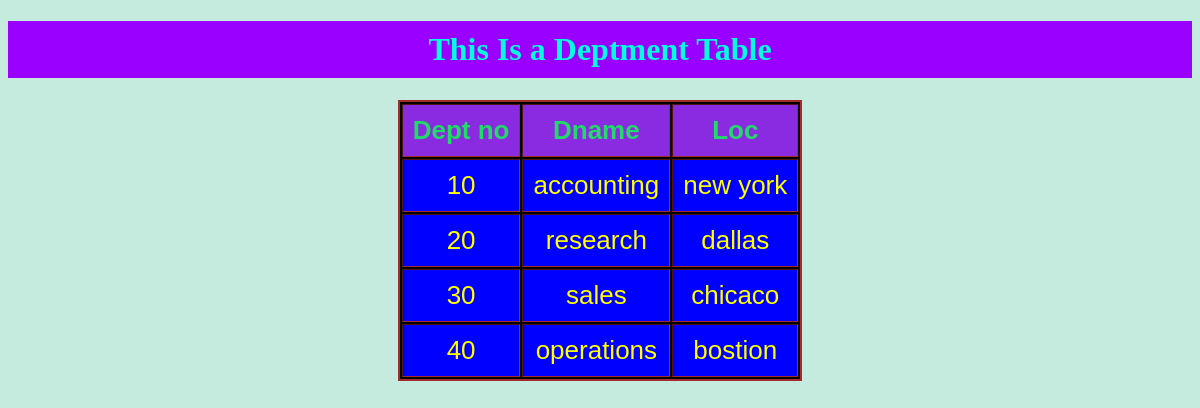
Page /display_dept/ on the committed database.
### app/models.py (models this page shows, shortened)
class Dept(models.Model):
    Dept_no=models.IntegerField(primary_key=True)
    Dname=models.CharField(max_length=100)
    Loc=models.CharField(max_length=100)

### app/views.py (the view)
# urls.py: path('display_dept/',display_dept,name='display_dept'),
def display_dept(request):
    dol=Dept.objects.all()
    dol=Dept.objects.filter(Dept_no='20')
    dol=Dept.objects.filter(Dname__startswith='s')
    dol=Dept.objects.all()
    dol=Dept.objects.filter(Dname__endswith='s')
    dol=Dept.objects.filter(Dname__contains='o')
    dol=Dept.objects.all()
    d={'dept':dol}
    return render(request,'display_dept.html',d)

### templates/display_dept.html (shortened to what this page needs)
{% load static %}
<!DOCTYPE html>
<html lang="en">
<head>
    <link rel="stylesheet" href="{% static 'css/style.css' %}">
    <link rel="stylesheet" href="{% static 'css/style1.css' %}">
</head>
<body>
    <center>
        <h1>This Is a Deptment Table</h1>
        <table border="1px">
            <tr id="th1">
                <th >Dept no</th>
                <th>Dname</th>
                <th>Loc</th>
            </tr>
            {% for od in dept %}
            <tr id="td">
                <td id="c1">{{od.Dept_no}}</td>
                <td id="c2">{{od.Dname}}</td>
                <td id="c3">{{od.Loc}}</td>
            </tr>
            {% endfor %}
        </table>
    </center>
</body>
</html>

### static/css/style.css (style rules this page uses)
h1 { background-color: aqua; color: red; }
#th1 { background-color: blue; }
#th1>th { background-color: blueviolet; color: rgb(218, 33, 33); padding: 10px; }

### static/css/style1.css (style rules this page uses)
body { background-color: rgb(196, 235, 222); }
h1 { background-color: rgb(153, 0, 255); color: rgb(0, 255, 221); padding: 10px; }
table { background-color: black; border: 2px solid brown; }
#th1 { background-color: blue; }
#th1>th { background-color: blueviolet; color: rgb(33, 218, 104); padding: 10px; font-family: 'Franklin Gothic Medium', 'Arial Narrow', Arial, sans-serif; font-size: 26px; }
#td>td { background-color: blue; color: yellow; padding: 10px; font-size: 26px; font-family: 'Franklin Gothic Medium', 'Arial Narrow', Arial, sans-serif; text-align: center; }

### rows in the picture
Dept: Dept_no "10", Dname "accounting", Loc "new york"
Dept: Dept_no "20", Dname "research", Loc "dallas"
Dept: Dept_no "30", Dname "sales", Loc "chicaco"
Dept: Dept_no "40", Dname "operations", Loc "bostion"
